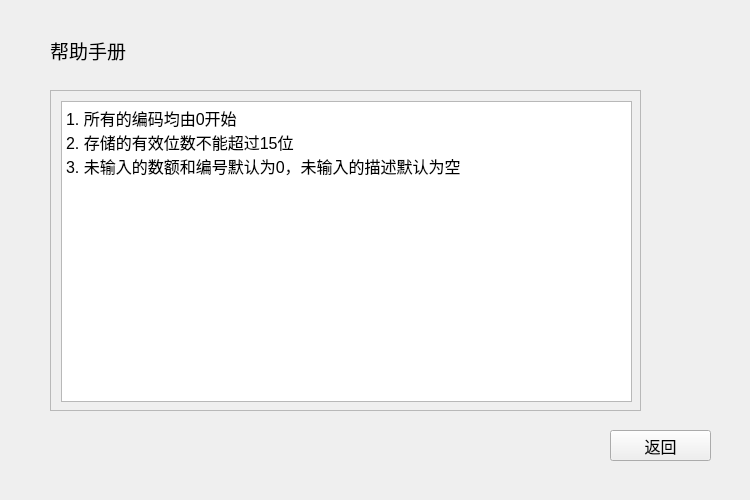
<?xml version="1.0" encoding="UTF-8"?>
<ui version="4.0">
 <class>Get_help</class>
 <widget class="QWidget" name="Get_help">
  <property name="geometry">
   <rect>
    <x>0</x>
    <y>0</y>
    <width>750</width>
    <height>500</height>
   </rect>
  </property>
  <property name="windowTitle">
   <string>Form</string>
  </property>
  <widget class="QLabel" name="help">
   <property name="geometry">
    <rect>
     <x>50</x>
     <y>30</y>
     <width>151</width>
     <height>41</height>
    </rect>
   </property>
   <property name="font">
    <font>
     <pointsize>14</pointsize>
    </font>
   </property>
   <property name="text">
    <string>帮助手册</string>
   </property>
  </widget>
  <widget class="QScrollArea" name="scrollArea">
   <property name="geometry">
    <rect>
     <x>50</x>
     <y>90</y>
     <width>591</width>
     <height>321</height>
    </rect>
   </property>
   <property name="font">
    <font>
     <pointsize>11</pointsize>
    </font>
   </property>
   <property name="widgetResizable">
    <bool>true</bool>
   </property>
   <widget class="QWidget" name="scrollAreaWidgetContents">
    <property name="geometry">
     <rect>
      <x>0</x>
      <y>0</y>
      <width>589</width>
      <height>319</height>
     </rect>
    </property>
    <widget class="QTextBrowser" name="textBrowser">
     <property name="geometry">
      <rect>
       <x>10</x>
       <y>10</y>
       <width>571</width>
       <height>301</height>
      </rect>
     </property>
     <property name="html">
      <string>&lt;!DOCTYPE HTML PUBLIC &quot;-//W3C//DTD HTML 4.0//EN&quot; &quot;http://www.w3.org/TR/REC-html40/strict.dtd&quot;&gt;
&lt;html&gt;&lt;head&gt;&lt;meta name=&quot;qrichtext&quot; content=&quot;1&quot; /&gt;&lt;meta charset=&quot;utf-8&quot; /&gt;&lt;style type=&quot;text/css&quot;&gt;
p, li { white-space: pre-wrap; }
hr { height: 1px; border-width: 0; }
li.unchecked::marker { content: &quot;\2610&quot;; }
li.checked::marker { content: &quot;\2612&quot;; }
&lt;/style&gt;&lt;/head&gt;&lt;body style=&quot; font-family:'Microsoft YaHei UI'; font-size:11pt; font-weight:400; font-style:normal;&quot;&gt;
&lt;p style=&quot; margin-top:0px; margin-bottom:0px; margin-left:0px; margin-right:0px; -qt-block-indent:0; text-indent:0px;&quot;&gt;&lt;span style=&quot; font-size:12pt;&quot;&gt;1. 所有的编码均由0开始&lt;/span&gt;&lt;/p&gt;
&lt;p style=&quot; margin-top:0px; margin-bottom:0px; margin-left:0px; margin-right:0px; -qt-block-indent:0; text-indent:0px;&quot;&gt;&lt;span style=&quot; font-size:12pt;&quot;&gt;2. 存储的有效位数不能超过15位&lt;/span&gt;&lt;/p&gt;
&lt;p style=&quot; margin-top:0px; margin-bottom:0px; margin-left:0px; margin-right:0px; -qt-block-indent:0; text-indent:0px;&quot;&gt;&lt;span style=&quot; font-size:12pt;&quot;&gt;3. 未输入的数额和编号默认为0，未输入的描述默认为空&lt;/span&gt;&lt;/p&gt;&lt;/body&gt;&lt;/html&gt;</string>
     </property>
    </widget>
   </widget>
  </widget>
  <widget class="QPushButton" name="back">
   <property name="geometry">
    <rect>
     <x>610</x>
     <y>430</y>
     <width>101</width>
     <height>31</height>
    </rect>
   </property>
   <property name="font">
    <font>
     <pointsize>12</pointsize>
    </font>
   </property>
   <property name="text">
    <string>返回</string>
   </property>
  </widget>
 </widget>
 <resources/>
 <connections/>
</ui>
